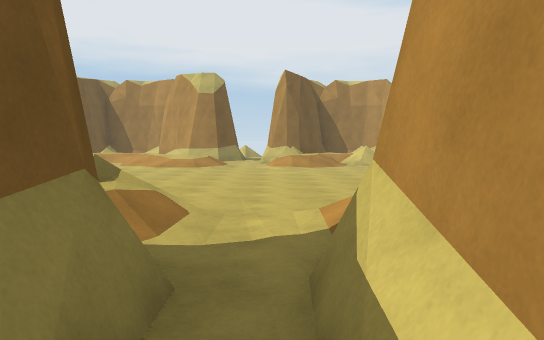
View 1 (above)

16 first-person views from a walk through a 3-D level made in the Unity game engine. The camera is 1.5 m above the floor, tilts 4° down and sees 70° across. The floor is counted in squares, 2 m on a side. Each view is taken from the middle of a square. On the plan, view 1 faces up. The plan holds only what a view shows up to about 12 squares ahead; the rest is blank. The place goes on beyond the plan. The player is left out.

View 2
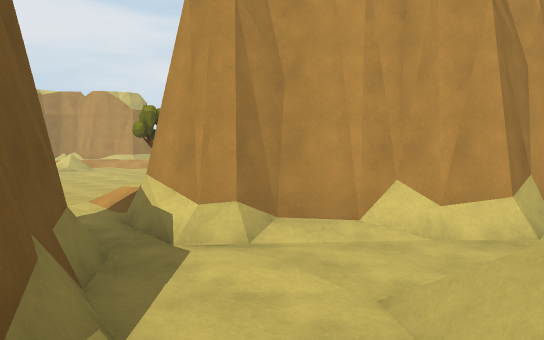

View 3
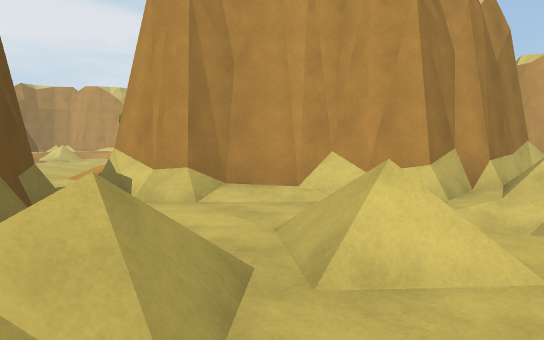

View 4
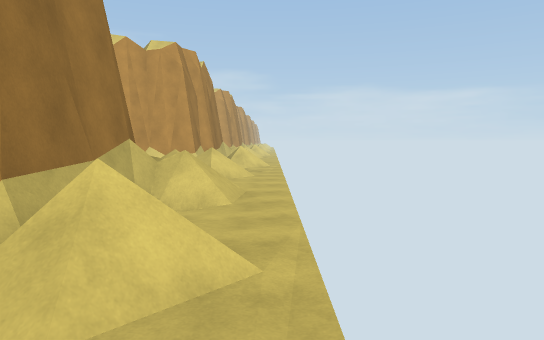

View 5
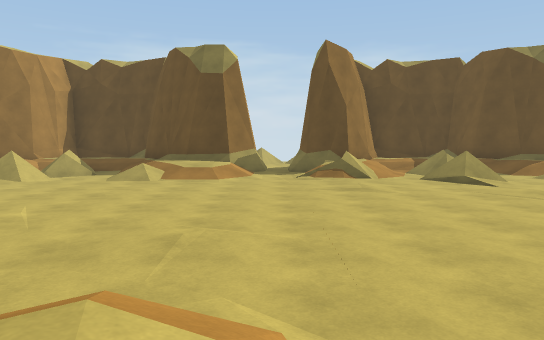

View 6
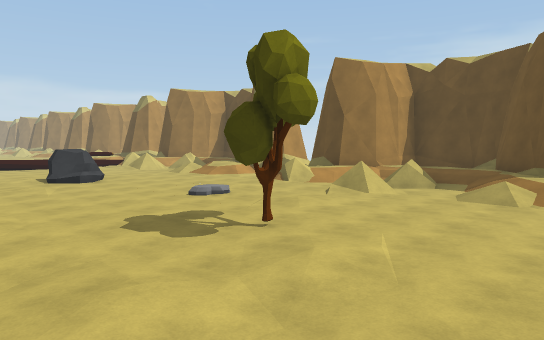

View 7
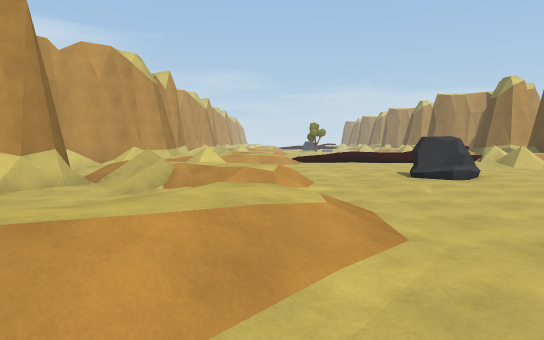

View 8
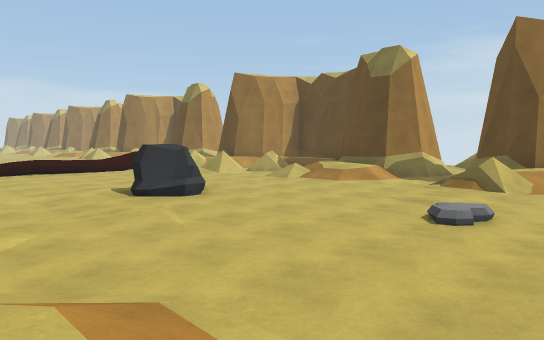

View 9
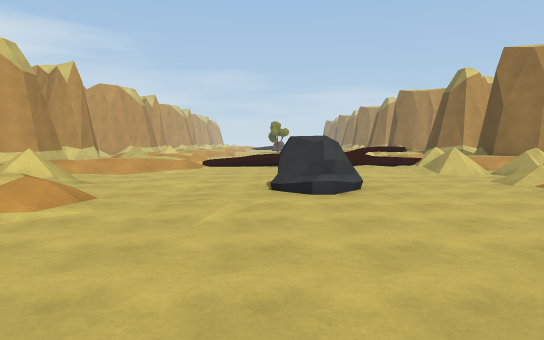

View 10
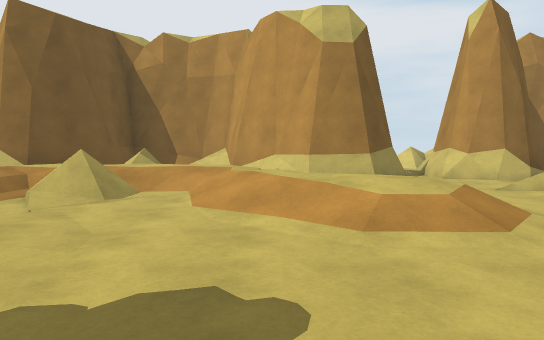

View 11
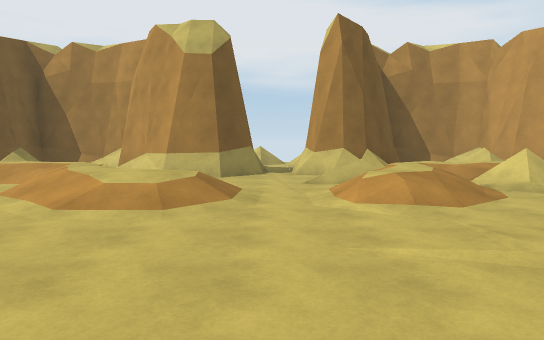

View 12
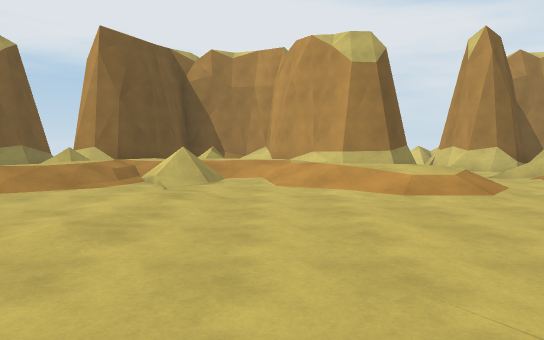

View 13
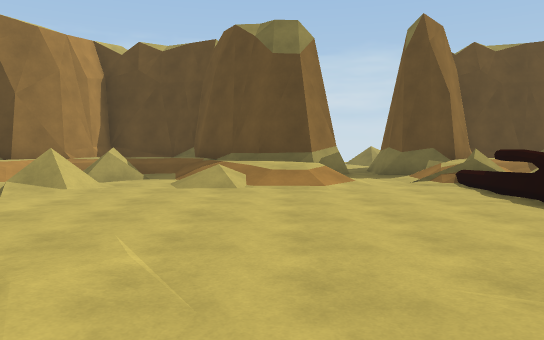

View 14
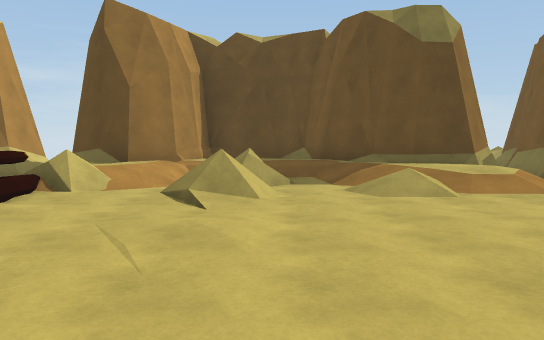

View 15
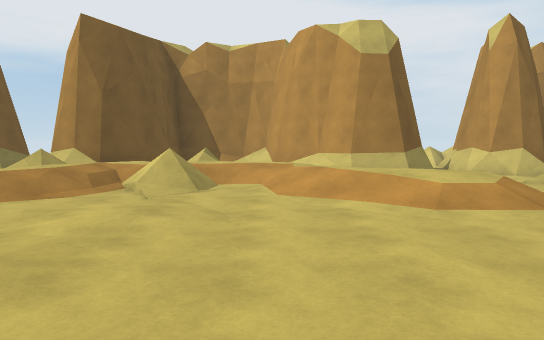

View 16
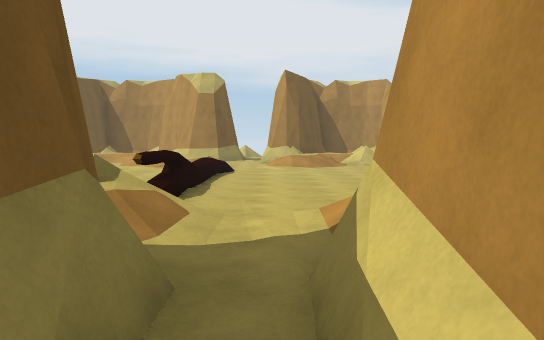

### Floor plan
Key: @ floor where view 1 was taken; # wall or solid block; . main floor; : floor 0.75 m higher than the main floor; / step, stairs or slope; = window, fence, low wall or low ledge; T tree; R rock.
Columns run from 11 left of view 1 to 19 right of it. Each row starts with its distance up from view 1.
 18    ####      ####      ####
 17   ##  ##  /###  ####/###..##
 16  ##/   ###/##/   ###/##//  ###
 15    :://///../:://///../::// //
 14   //////...#//////  .#//////
 13   :////://./:////://./:////:/
 12 .//..../:/.//..../:/.//..../:/
 11 ..............................
 10 ..............................#
  9 ...............T.......R/.....=
  8 .......................RR.....=
  7 =.............................=
  6 =............................=#
  5 #.....//........//........//..#
  4 /.///.//.//.///.//.//.///.//./
  3 /./::/=//:/./::/=//: ./::/=//:
  2 #/###/=//##/###/=//##/###/= /##
  1 #/####::###/####::###/####: ##
  0  .   ######@/########.   ####
 -1       ####/...#### #/
 -2      ####////./####
 -3     /=/.///////=
 -4    .............

Positions as (right, up) in squares from view 1, and headings:
1: (0, 0), facing up
2: (-2, -3), facing up-right
3: (-2, -4), facing up-right
4: (-8, -4), facing right
5: (0, 13), facing down
6: (1, 12), facing down-right
7: (4, 12), facing right
8: (6, 12), facing down-right
9: (6, 9), facing right
10: (6, 8), facing up
11: (-1, 7), facing up
12: (-5, 6), facing up
13: (-8, 11), facing down
14: (15, 10), facing down
15: (15, 7), facing up
16: (-10, 0), facing up
